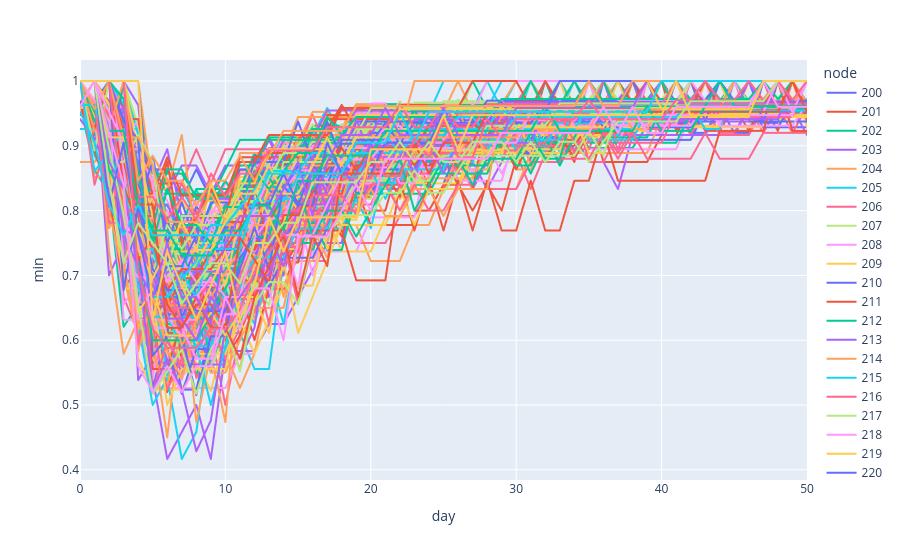

Notebook code for this chart:
### Code cell
fig = px.line(df2, x="day", y="min", color='node')
fig.show()
